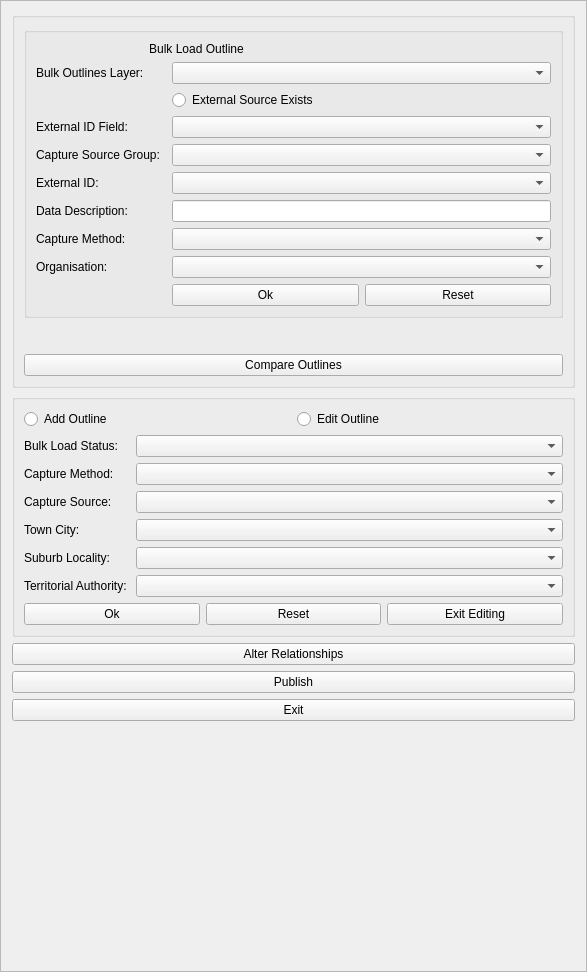
<?xml version="1.0" encoding="UTF-8"?>
<ui version="4.0">
 <class>Frame</class>
 <widget class="QFrame" name="Frame">
  <property name="geometry">
   <rect>
    <x>0</x>
    <y>0</y>
    <width>587</width>
    <height>972</height>
   </rect>
  </property>
  <property name="windowTitle">
   <string>Frame</string>
  </property>
  <property name="frameShape">
   <enum>QFrame::StyledPanel</enum>
  </property>
  <property name="frameShadow">
   <enum>QFrame::Raised</enum>
  </property>
  <layout class="QVBoxLayout" name="verticalLayout">
   <item>
    <widget class="QGroupBox" name="grb_1">
     <property name="title">
      <string/>
     </property>
     <property name="flat">
      <bool>false</bool>
     </property>
     <property name="checkable">
      <bool>false</bool>
     </property>
     <property name="checked">
      <bool>false</bool>
     </property>
     <layout class="QGridLayout" name="gridLayout">
      <item row="1" column="1">
       <widget class="QGroupBox" name="gpb_2">
        <property name="title">
         <string/>
        </property>
        <layout class="QGridLayout" name="gridLayout_3">
         <item row="11" column="2">
          <widget class="QComboBox" name="cmb_capture_method"/>
         </item>
         <item row="1" column="2">
          <widget class="QgsMapLayerComboBox" name="ml_outlines_layer"/>
         </item>
         <item row="6" column="2">
          <widget class="QLineEdit" name="le_data_description"/>
         </item>
         <item row="12" column="2">
          <widget class="QComboBox" name="cmb_organisation"/>
         </item>
         <item row="11" column="0">
          <widget class="QLabel" name="lb_capture_method">
           <property name="text">
            <string>Capture Method:</string>
           </property>
          </widget>
         </item>
         <item row="3" column="2">
          <widget class="QgsFieldComboBox" name="fcb_external_id"/>
         </item>
         <item row="4" column="0">
          <widget class="QLabel" name="lb_capture_src_grp">
           <property name="text">
            <string>Capture Source Group:</string>
           </property>
          </widget>
         </item>
         <item row="3" column="0">
          <widget class="QLabel" name="lb_external_id">
           <property name="text">
            <string>External ID Field:</string>
           </property>
          </widget>
         </item>
         <item row="2" column="2">
          <widget class="QRadioButton" name="rad_external_source">
           <property name="text">
            <string>External Source Exists</string>
           </property>
          </widget>
         </item>
         <item row="6" column="0">
          <widget class="QLabel" name="lb_data_desc">
           <property name="text">
            <string>Data Description:</string>
           </property>
          </widget>
         </item>
         <item row="4" column="2">
          <widget class="QComboBox" name="cmb_capture_src_grp"/>
         </item>
         <item row="12" column="0">
          <widget class="QLabel" name="lb_organisation">
           <property name="text">
            <string>Organisation:</string>
           </property>
          </widget>
         </item>
         <item row="16" column="2">
          <layout class="QHBoxLayout" name="hzly_1">
           <item>
            <widget class="QPushButton" name="btn_bl_ok">
             <property name="text">
              <string>Ok</string>
             </property>
            </widget>
           </item>
           <item>
            <widget class="QPushButton" name="btn_bl_reset">
             <property name="text">
              <string>Reset</string>
             </property>
            </widget>
           </item>
          </layout>
         </item>
         <item row="1" column="0">
          <widget class="QLabel" name="lb_outlines">
           <property name="text">
            <string>Bulk Outlines Layer:</string>
           </property>
          </widget>
         </item>
         <item row="5" column="0">
          <widget class="QLabel" name="lb_external_id_2">
           <property name="text">
            <string>External ID:</string>
           </property>
          </widget>
         </item>
         <item row="5" column="2">
          <widget class="QComboBox" name="cmb_external_id"/>
         </item>
         <item row="0" column="0" colspan="3">
          <widget class="QLabel" name="label">
           <property name="text">
            <string>                                  Bulk Load Outline</string>
           </property>
          </widget>
         </item>
        </layout>
       </widget>
      </item>
      <item row="2" column="1">
       <spacer name="verticalSpacer">
        <property name="orientation">
         <enum>Qt::Vertical</enum>
        </property>
        <property name="sizeHint" stdset="0">
         <size>
          <width>20</width>
          <height>30</height>
         </size>
        </property>
       </spacer>
      </item>
      <item row="3" column="1">
       <widget class="QPushButton" name="btn_compare_outlines">
        <property name="text">
         <string>Compare Outlines</string>
        </property>
       </widget>
      </item>
     </layout>
    </widget>
   </item>
   <item>
    <widget class="QGroupBox" name="grpb_edits">
     <property name="maximumSize">
      <size>
       <width>16777215</width>
       <height>16760000</height>
      </size>
     </property>
     <property name="title">
      <string/>
     </property>
     <layout class="QFormLayout" name="formLayout">
      <property name="fieldGrowthPolicy">
       <enum>QFormLayout::AllNonFixedFieldsGrow</enum>
      </property>
      <item row="0" column="0" colspan="2">
       <layout class="QHBoxLayout" name="horizontalLayout">
        <item>
         <widget class="QRadioButton" name="rad_add">
          <property name="text">
           <string>Add Outline</string>
          </property>
         </widget>
        </item>
        <item>
         <widget class="QRadioButton" name="rad_edit">
          <property name="text">
           <string>Edit Outline</string>
          </property>
         </widget>
        </item>
       </layout>
      </item>
      <item row="1" column="0">
       <widget class="QLabel" name="lb_bulk_load_status">
        <property name="font">
         <font>
          <weight>50</weight>
          <bold>false</bold>
          <kerning>true</kerning>
         </font>
        </property>
        <property name="text">
         <string>Bulk Load Status:</string>
        </property>
       </widget>
      </item>
      <item row="1" column="1">
       <widget class="QComboBox" name="cmb_status"/>
      </item>
      <item row="2" column="0">
       <widget class="QLabel" name="l_capture_method">
        <property name="text">
         <string>Capture Method:</string>
        </property>
       </widget>
      </item>
      <item row="2" column="1">
       <widget class="QComboBox" name="cmb_capture_method_2"/>
      </item>
      <item row="3" column="0">
       <widget class="QLabel" name="l_capture_source">
        <property name="text">
         <string>Capture Source:</string>
        </property>
       </widget>
      </item>
      <item row="3" column="1">
       <widget class="QComboBox" name="cmb_capture_source"/>
      </item>
      <item row="4" column="0">
       <widget class="QLabel" name="lb_town">
        <property name="text">
         <string>Town City:</string>
        </property>
       </widget>
      </item>
      <item row="4" column="1">
       <widget class="QComboBox" name="cmb_town"/>
      </item>
      <item row="5" column="0">
       <widget class="QLabel" name="lb_suburb">
        <property name="text">
         <string>Suburb Locality:</string>
        </property>
       </widget>
      </item>
      <item row="5" column="1">
       <widget class="QComboBox" name="cmb_suburb"/>
      </item>
      <item row="6" column="0">
       <widget class="QLabel" name="lb_ta">
        <property name="text">
         <string>Territorial Authority: </string>
        </property>
       </widget>
      </item>
      <item row="6" column="1">
       <widget class="QComboBox" name="cmb_ta"/>
      </item>
      <item row="7" column="0" colspan="2">
       <layout class="QHBoxLayout" name="horizontalLayout_3">
        <item>
         <widget class="QPushButton" name="btn_edit_ok">
          <property name="text">
           <string>Ok</string>
          </property>
         </widget>
        </item>
        <item>
         <widget class="QPushButton" name="btn_edit_reset">
          <property name="text">
           <string>Reset</string>
          </property>
         </widget>
        </item>
        <item>
         <widget class="QPushButton" name="btn_edit_cancel">
          <property name="text">
           <string>Exit Editing</string>
          </property>
          <property name="iconSize">
           <size>
            <width>20</width>
            <height>16</height>
           </size>
          </property>
         </widget>
        </item>
       </layout>
      </item>
     </layout>
     <zorder>cmb_status</zorder>
     <zorder>lb_bulk_load_status</zorder>
     <zorder>l_capture_method</zorder>
     <zorder>cmb_capture_method_2</zorder>
     <zorder>cmb_capture_source</zorder>
     <zorder>l_capture_source</zorder>
     <zorder>lb_town</zorder>
     <zorder>cmb_town</zorder>
     <zorder>lb_suburb</zorder>
     <zorder>cmb_suburb</zorder>
     <zorder>lb_ta</zorder>
     <zorder>cmb_ta</zorder>
     <zorder></zorder>
    </widget>
   </item>
   <item>
    <widget class="QPushButton" name="btn_alter_rel">
     <property name="text">
      <string>Alter Relationships</string>
     </property>
    </widget>
   </item>
   <item>
    <widget class="QPushButton" name="btn_publish">
     <property name="text">
      <string>Publish</string>
     </property>
    </widget>
   </item>
   <item>
    <widget class="QPushButton" name="btn_exit">
     <property name="text">
      <string>Exit</string>
     </property>
    </widget>
   </item>
   <item>
    <spacer name="vtsp_2">
     <property name="orientation">
      <enum>Qt::Vertical</enum>
     </property>
     <property name="sizeHint" stdset="0">
      <size>
       <width>20</width>
       <height>40</height>
      </size>
     </property>
    </spacer>
   </item>
   <item>
    <spacer name="vtsp_1">
     <property name="orientation">
      <enum>Qt::Vertical</enum>
     </property>
     <property name="sizeHint" stdset="0">
      <size>
       <width>20</width>
       <height>40</height>
      </size>
     </property>
    </spacer>
   </item>
  </layout>
 </widget>
 <customwidgets>
  <customwidget>
   <class>QgsFieldComboBox</class>
   <extends>QComboBox</extends>
   <header>qgsfieldcombobox.h</header>
  </customwidget>
  <customwidget>
   <class>QgsMapLayerComboBox</class>
   <extends>QComboBox</extends>
   <header>qgsmaplayercombobox.h</header>
  </customwidget>
 </customwidgets>
 <resources/>
 <connections/>
</ui>
